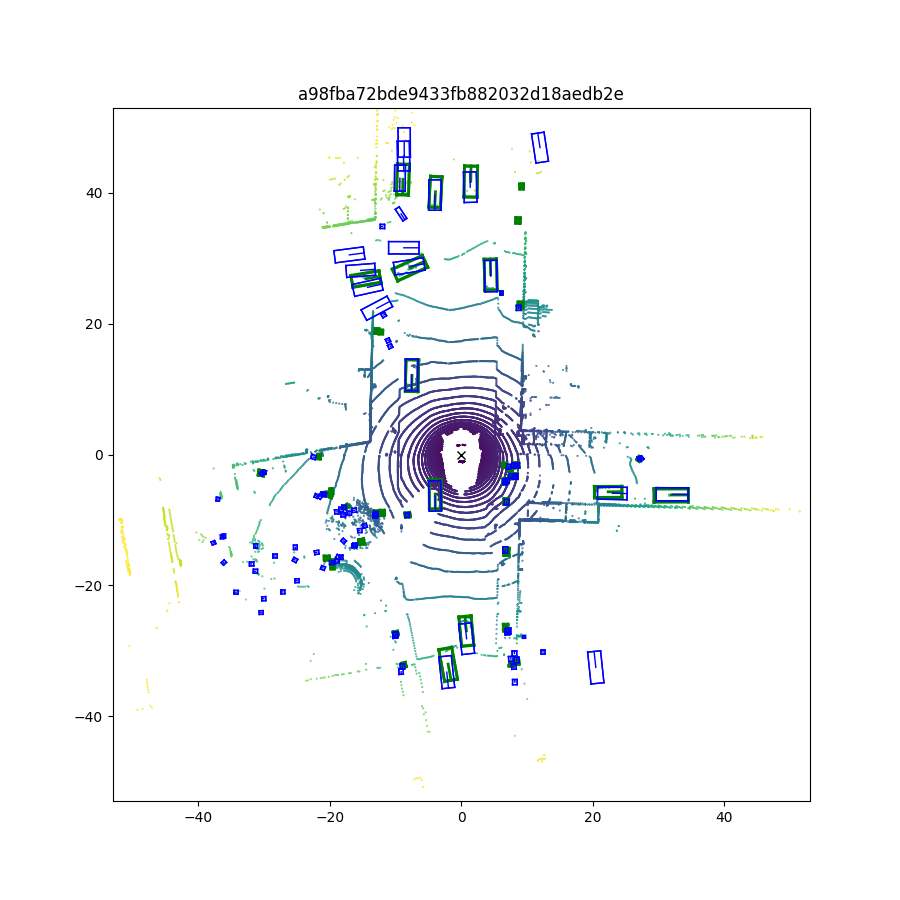
#> input picture data/image3.png, 900 x 900 px
$ python main.py
#> lines starting #> are read from the running program, lines starting #| are printed output that depends on the picture; after the words box and inside, x2 and y2 are one past the last pixel; in counts of white or black regions, pixels touching at a corner belong together
### helpers.py
import cv2
import os
import numpy as np
import matplotlib.pyplot as plt


def detect_vehicles(image):
    """Detect vehicles in input image

    Args:
        image (string): file name of target input image

    Returns:
        tuple: (centers, sizes, angles, number)
    """
    # Convert to HSV
    hsv = cv2.cvtColor(image, cv2.COLOR_BGR2HSV)

    # Define range for blue color
    lower_blue = np.array([98, 174, 0])
    upper_blue = np.array([129, 255, 255])

    # Create a mask for blue areas
    mask = cv2.inRange(hsv, lower_blue, upper_blue)

    # Filter the image using the mask to isolate blue regions
    res = cv2.bitwise_and(image, image, mask=mask)

    # Convert to grayscale
    gray = cv2.cvtColor(res, cv2.COLOR_BGR2GRAY)

    # Threshold the image to binary
    _, binary = cv2.threshold(gray, 0, 255, cv2.THRESH_BINARY)

    # Find contours
    contours, _ = cv2.findContours(binary, cv2.RETR_EXTERNAL, cv2.CHAIN_APPROX_SIMPLE)

    # Initialize np arrays for centers, sizes, and angles
    centers = np.empty((2, 0))
    sizes = np.empty((2, 0))
    angles = np.empty((0))

    for contour in contours:
        area = cv2.contourArea(contour)

        if area >= 350:
            # Calculate bounding box of obstacle
            bounding_box = cv2.minAreaRect(contour)
            # Extract center, size, and angle of box
            center, size, angle = bounding_box
            # Record in lists
            centers = np.append(
                centers, np.array([center[0], center[1]]).reshape((2, 1)), axis=1
            )
            sizes = np.append(
                sizes, np.array([size[0], size[1]]).reshape((2, 1)), axis=1
            )
            angles = np.append(angles, angle)

    num_obs = centers.shape[1]
    rectangles = (centers, sizes, angles, num_obs)

    return rectangles


def ego_center(image):
    gray = cv2.cvtColor(image, cv2.COLOR_BGR2GRAY)

    _, binary = cv2.threshold(gray, 50, 255, cv2.THRESH_BINARY_INV)

    contours, _ = cv2.findContours(binary, cv2.RETR_EXTERNAL, cv2.CHAIN_APPROX_SIMPLE)

    for contour in contours:
        area = cv2.contourArea(contour)
        if area > 500:  # Adjust the area threshold as needed to isolate the "X"
            M = cv2.moments(contour)
            if M["m00"] != 0:
                cX = int(M["m10"] / M["m00"])
                cY = int(M["m01"] / M["m00"])
                center = (cX, cY)
                return center


# [14 lines left out: function world2pix, not called in this run]


def pix2world(ppm, x0, y0):
    """Compute homogenous transformation matrix which turns pixels coordinates into world coordinates

    Args:
        ppm (double): pixels per meter
        x0 (double): ego car x-coordinate in pixels
        y0 (double): ego car y-coordinate in pixels

    Returns:
        Tpw: Homogenous tranformation matrix which turns pixel coordinates into world coordinates
    """
    Sinv = np.array([[1 / ppm, 0, 0], [0, 1 / ppm, 0], [0, 0, 1]])
    Hpw = np.array([[1, 0, -x0], [0, -1, y0], [0, 0, 1]])
    return Sinv @ Hpw


def obstacles_to_world(obstacles, ppm, x0, y0):
    """Convert list of obstacles in pixels space to world space

    Args:
        obstacles (list): List of tuples (center, size, angle)
        ppm (float): pixels per meter
        x0 (float): ego car x coordinate in pixels
        y0 (float): ego car y coordinate in pixels
    """
    T_pix_2_world = pix2world(ppm=ppm, x0=x0, y0=y0)
    # Extract obstacles characteristics
    centers_pix, sizes_pix, angles_pix, num_obs = obstacles
    # Convert center coordinates
    centers_world = (
        T_pix_2_world
        @ np.vstack(
            (
                centers_pix,
                np.ones((1, num_obs)),
            )
        )
    )[:2, :]
    # Convert sizes
    sizes_world = sizes_pix / ppm
    # Convert angles
    angles_world = -np.deg2rad(angles_pix)
    # Repackage and return
    return (centers_world, sizes_world, angles_world, num_obs)


# [23 lines left out: function path_to_pix, not called in this run]


def bounding_ellipse(rectangles):
    """Given a rectangle, computes the coefficients of the general form of the smallest ellipse which both (1) shares the  same aspect ratio as the box, and (2) encompasses the box entirely

    Args:
        rectangles (tuple): (center, size, angle), note that this function is vectorized to work on ndarrays

    Returns:
        np.ndarray: Matrix [A, B, C, D, E, F] where each row corresponds to a different ellipse and each column to
        a coefficient
    """
    center, size, angle, _ = rectangles
    cx, cy = center[0, :], center[1, :]
    rx, ry = np.sqrt(2) / 2 * 2 * size[0, :], np.sqrt(2) / 2 * 2 * size[1, :]
    angle = np.squeeze(angle)
    A = (np.cos(angle) / rx) ** 2 + (np.sin(angle) / ry) ** 2
    B = (np.sin(angle) / rx) ** 2 + (np.cos(angle) / ry) ** 2
    C = np.sin(2 * angle) * (1 / rx**2 - 1 / ry**2)
    D = -cy * C - 2 * cx * A
    E = -cx * C - 2 * cy * B
    F = A * cx**2 + B * cy**2 + C * cx * cy - 1
    return np.vstack((A, B, C, D, E, F)).T


# [182 lines left out: functions plot_ellipses, plot_path_world, plot_path_pix, plot_timeseries, generate_result_directory, not called in this run]

### mpc.py
import numpy as np
import casadi as ca


# [270 lines left out: functions get_bicyce_model_dynamics_function, get_stage_cost_function, get_terminal_cost_function, get_dynamic_model_constraints, get_state_constraints, nmpc_controller, not called in this run]


def simulate(ellipse_coefs, params):
    """
    params: [x, y, yaw, v, x goal, y goal, delta_last]
    """
    # Define time step, simulation length, dimensions of state and control
    dt = 0.1
    N_sim = int(np.ceil(17 / dt))
    nx = 4
    nu = 2
    # Continuous dynamics model
    x_model = ca.MX.sym("xm", (nx, 1))
    u_model = ca.MX.sym("um", (nu, 1))
    # Get bicycle model dynamics
    dynamics_func = get_bicyce_model_dynamics_function(x_model, u_model, dt)
    # Construct obstacle-aware NMPC policy
    prob, N_mpc, n_x, n_g, n_p, lb_var, ub_var, lb_cons, ub_cons = nmpc_controller(
        ellipse_coefs
    )
    # Set options and construct NLP solver
    opts = {"ipopt.print_level": 1, "print_time": 0}
    solver = ca.nlpsol("solver", "ipopt", prob, opts)
    # Extract initial state and previous steering angle
    x0 = params[:4]
    delta_last = params[6]
    # logger of states
    xlog = np.zeros((N_sim + 1, nx))
    ulog = np.zeros((N_sim, nu))
    tlog = np.linspace(0, N_sim * dt, N_sim + 1)
    # Initial guess for warm start
    x0_nlp = np.random.randn(n_x, 1) * 0.01  # np.zeros((n_x, 1))
    lamx0_nlp = np.random.randn(n_x, 1) * 0.01  # np.zeros((n_x, 1))
    lamg0_nlp = np.random.randn(n_g, 1) * 0.01  # np.zeros((n_g, 1))
    # Set initial position
    xlog[0, :] = x0
    # main loop of simulation
    for k in range(N_sim):
        # Grab current state
        xk = xlog[k, :]
        # Construct up-to-date parameter vector for MPC
        par_nlp = np.concatenate((xk, params[4:6], np.array([delta_last])))
        # Solve NLP trajectory optimization
        sol = solver(
            x0=x0_nlp,
            lam_x0=lamx0_nlp,
            lam_g0=lamg0_nlp,
            lbx=lb_var,
            ubx=ub_var,
            lbg=lb_cons,
            ubg=ub_cons,
            p=par_nlp,
        )
        # Store solution x, lambda, and mu for next iteration warm-start
        x0_nlp = sol["x"].full()
        lamx0_nlp = sol["lam_x"].full()
        lamg0_nlp = sol["lam_g"].full()
        # Extract control input for current step
        ulog[k, :] = np.squeeze(sol["x"].full()[0:nu])
        # Saturate control inputs as necessary
        ulog[k, 0] = np.clip(ulog[k, 0], -10, 4)
        ulog[k, 1] = np.clip(ulog[k, 1], -0.6, 0.6)
        # Store previous steering angle for steering rate calculation
        delta_last = ulog[k, 1]
        # Compute next state
        xkp1 = dynamics_func(xlog[k, :], ulog[k, :])
        # Store next state
        xlog[k + 1, :] = np.squeeze(xkp1.full())

    return xlog, ulog, tlog

### main.py
import os
import cv2
import numpy as np
import matplotlib.pyplot as plt
from helpers import (
    detect_vehicles,
    obstacles_to_world,
    bounding_ellipse,
    path_to_pix,
    plot_path_world,
    plot_path_pix,
    plot_timeseries,
    generate_result_directory,
    ego_center,
)
from mpc import simulate

### Parameters ###
image_name = "image3"
pos_goal = np.array([4.7, 45.6])
initial_heading = np.pi / 2


def main():
    # Read in image
    image = cv2.imread("./data/" + image_name + ".png")
#> image is the input picture: shape (900, 900, 3); mean B, G, R 249.3, 247.5, 246.3

    # Find starting coordinate
    ego_vehicle_x, ego_vehicle_y = ego_center(image)
#> in ego_center, `gray = cv2.cvtColor(image, cv2.COLOR_BGR2GRAY)`:
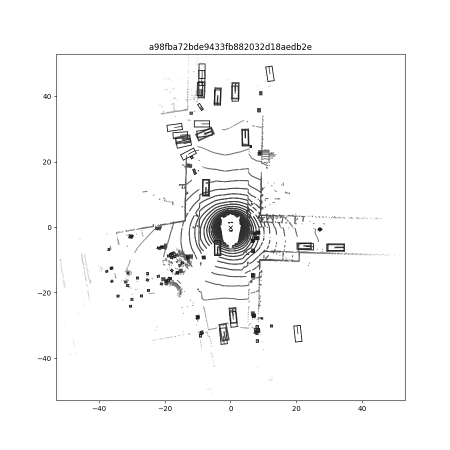
#> gray: shape (900, 900) (shown at 1/2 size); min 0, max 255, mean 247.4
#> in ego_center, `_, binary = cv2.threshold(gray, 50, 255, cv2.THRESH_BINARY_INV)`:
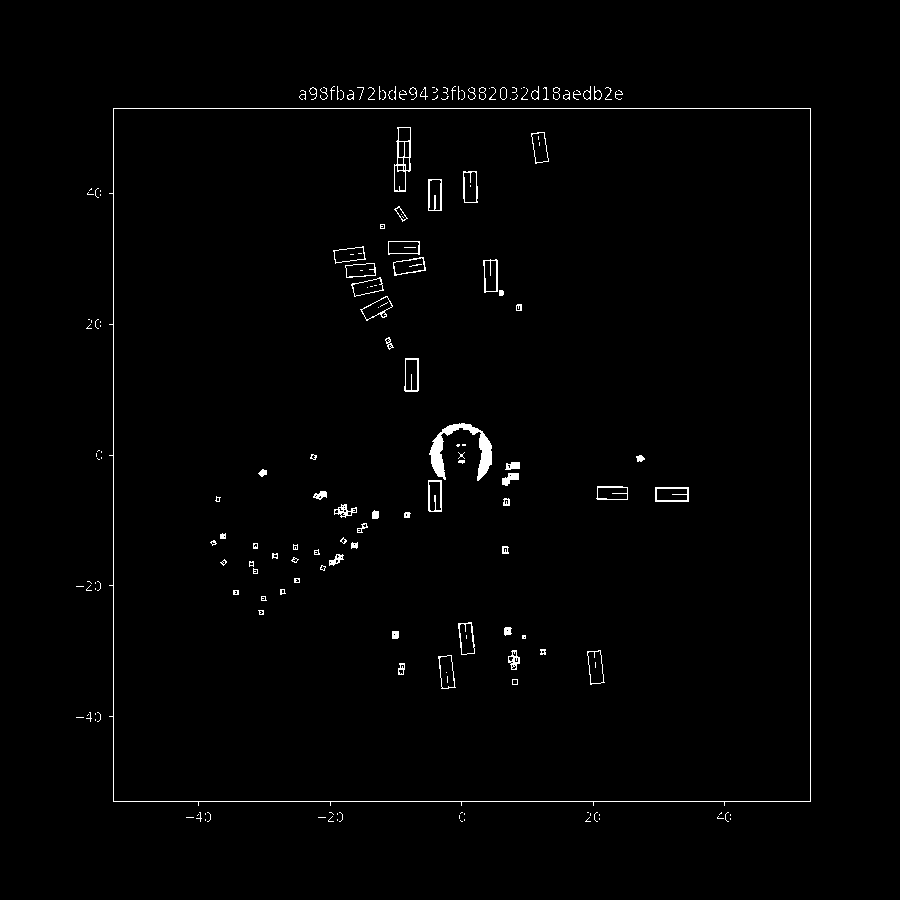
#> binary: shape (900, 900); 1.2% white in thin lines or dots, all inside (x1, y1, x2, y2) = (76, 86, 811, 822)
#> in ego_center, `contours, _ = cv2.findContours(binary, cv2.RETR_EXTERNAL, cv2.CHAIN_AP..`: contours = 101 contours, 91 with area under 20; largest, box (x1, y1, x2, y2) and area: (109, 108, 811, 806) 483031, (500, 87, 507, 100) 64, (594, 86, 602, 100) 53, (583, 86, 591, 100) 51, (531, 86, 539, 100) 51
#> the loop in ego_center, `for contour in contours:` made 57 passes
#> (area, cX, cY) on pass 57: (483031, 461, 454)
#> ego_vehicle_x = 461; ego_vehicle_y = 454

    # Extract list of obstacles in image in pixel space
    obstacles_pixel_space = detect_vehicles(image)
#> in detect_vehicles, `mask = cv2.inRange(hsv, lower_blue, upper_blue)`:
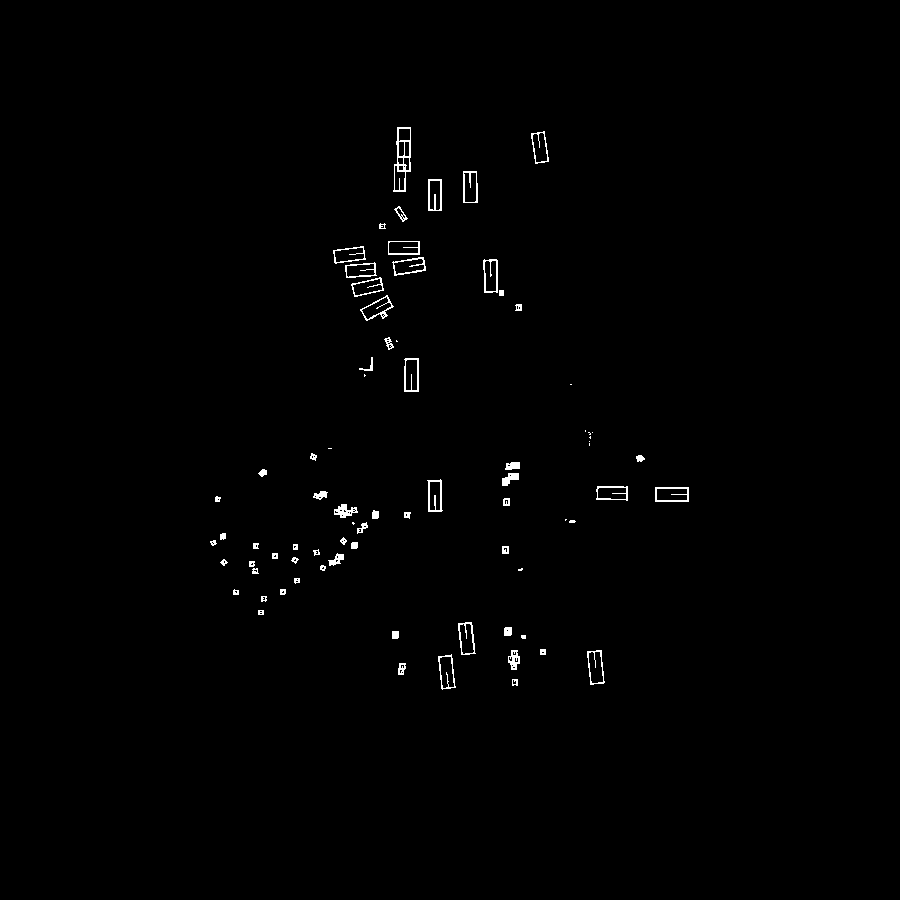
#> mask: shape (900, 900); 0.69% white in thin lines or dots, all inside (x1, y1, x2, y2) = (210, 127, 689, 690)
#> in detect_vehicles, `contours, _ = cv2.findContours(binary, cv2.RETR_EXTERNAL, cv2.CHAIN_AP..`: contours = 77 contours, 17 with area under 20; largest, box (x1, y1, x2, y2) and area: (393, 127, 411, 192) 816, (655, 487, 689, 502) 462, (404, 358, 419, 392) 456, (587, 650, 605, 685) 446, (483, 259, 498, 293) 432
#> the loop in detect_vehicles, `for contour in contours:` made 77 passes
#> (contour, area, center, size, angle, centers, sizes, angles) on pass 42: ([[655, 487], [655, 501], [688, 501], [688, 487]], 462, (671.5, 494), (14, 33), -90, [[446.3, 595.3, 466.2, 671.5], [671.5, 666.9, 638.1, 494]], [[14.25, 14.61, 14.47, 14], [33.79, 33.55, 32.25, 33]], [-6.34, -5.53, -6.34, -90])
#> after the loop in detect_vehicles, `for contour in contours:`: angles = 18 values, max -1.85 at index 5, min -90 at index 3, mean -44.92

    # Convert obstacles to world space
    ppm = 30 / 4
    obstacles_world_space = obstacles_to_world(
        obstacles=obstacles_pixel_space,
        ppm=ppm,
        x0=ego_vehicle_x,
        y0=ego_vehicle_y,
    )
#> in pix2world, `Hpw = np.array([[1, 0, -x0], [0, -1, y0], [0, 0, 1]])`: Hpw = [[1, 0, -461], [0, -1, 454], [0, 0, 1]]
#> in obstacles_to_world, `T_pix_2_world = pix2world(ppm=ppm, x0=x0, y0=y0)`: T_pix_2_world = [[0.133, 0, -61.47], [0, -0.133, 60.53], [0, 0, 1]]
#> in obstacles_to_world, `centers_pix, sizes_pix, angles_pix, num_obs = obstacles`: angles_pix has the same summary as angles in detect_vehicles; num_obs = 18
#> in obstacles_to_world, `angles_world = -np.deg2rad(angles_pix)`: angles_world = 18 values, max 1.57 at index 3, min 0.0322 at index 5, mean 0.784

    # Compute general form bounding ellipses
    ellipse_coefs = bounding_ellipse(obstacles_world_space)
#> in bounding_ellipse, `center, size, angle, _ = rectangles`: angle has the same summary as angles_world in obstacles_to_world
#> in bounding_ellipse, `cx, cy = center[0, :], center[1, :]`: cx = 18 values, max 28.07 at index 3, min -14.96 at index 12, mean -0.439; cy = 18 values, max 40.92 at index 16, min -29 at index 0, mean 12.9
#> in bounding_ellipse, `rx, ry = np.sqrt(2) / 2 * 2 * size[0, :], np.sqrt(2) / 2 * 2 * size[1,..`: rx = 18 values, max 12.18 at index 17, min 2.45 at index 13, mean 4.83; ry = 18 values, max 6.37 at index 0, min 2.45 at index 14, mean 4.22
#> in bounding_ellipse, `A = (np.cos(angle) / rx) ** 2 + (np.sin(angle) / ry) ** 2`: A = 18 values, max 0.166 at index 14, min 0.0258 at index 3, mean 0.091
#> in bounding_ellipse, `B = (np.sin(angle) / rx) ** 2 + (np.cos(angle) / ry) ** 2`: B = 18 values, max 0.166 at index 13, min 0.00689 at index 17, mean 0.075
#> in bounding_ellipse, `C = np.sin(2 * angle) * (1 / rx**2 - 1 / ry**2)`: C = 18 values, max 0.0329 at index 16, min -0.0502 at index 8, mean -0.00413
#> in bounding_ellipse, `D = -cy * C - 2 * cx * A`: D = 18 values, max 2 at index 8, min -4.26 at index 16, mean 0.211
#> in bounding_ellipse, `E = -cx * C - 2 * cy * B`: E = 18 values, max 1.56 at index 0, min -9.16 at index 13, mean -2.45
#> in bounding_ellipse, `F = A * cx**2 + B * cy**2 + C * cx * cy - 1`: F = 18 values, max 126.9 at index 13, min 1.76 at index 5, mean 49.68
#> ellipse_coefs = 18 rows, first 6: [0.137, 0.026, 0.025, 1.26, 1.56, 22.83], [0.131, 0.026, 0.0205, -4.1, 1.11, 51.46], [0.133, 0.0284, 0.0236, 0.395, 1.38, 15.75], [0.0258, 0.143, 1.44e-17, -1.45, 1.53, 23.43], [0.0293, 0.143, 1.4e-17, -1.17, 1.49, 14.66], [0.143, 0.0276, 0.00745, 1.05, 0.329, 1.76]

    # Set initial parameters
    x0 = [0, 0, initial_heading, 0]
    parameters = np.concatenate((x0, pos_goal, np.array([0])))

    # Simulate vehicle trajectory under obstacle-aware NMPC policy
    xlog, ulog, tlog = simulate(ellipse_coefs, parameters)

    # Convert path to pixel coordinates
    path_log_pix = path_to_pix(xlog[:, :2], ppm, ego_vehicle_x, ego_vehicle_y)
    pos_goal_pix = path_to_pix(pos_goal, ppm, ego_vehicle_x, ego_vehicle_y)

    # Plot the results in world space
    world_plot = plot_path_world(xlog, pos_goal, ellipse_coefs)

    # Plot the path in the pixel space on the image
    bev_plot = plot_path_pix(image, path_log_pix, pos_goal_pix)

    # Plot control signals
    state_control_plot = plot_timeseries(tlog, xlog, ulog)

    # Save plots
    result_subdir = generate_result_directory(image_name)
    os.mkdir("./results/" + result_subdir)
    plt.figure(world_plot)
    plt.savefig(os.path.join("results", result_subdir, "world.png"))
    plt.figure(bev_plot)
    plt.savefig(os.path.join("results", result_subdir, "bev.png"))
    plt.figure(state_control_plot)

    plt.savefig(os.path.join("results", result_subdir, "state_control.png"))

    # Show all plots
    plt.show()


if __name__ == "__main__":
    main()
#> (the call stopped at in simulate, `x_model = ca.MX.sym("xm", (nx, 1))`: casadi is not available in this run)
